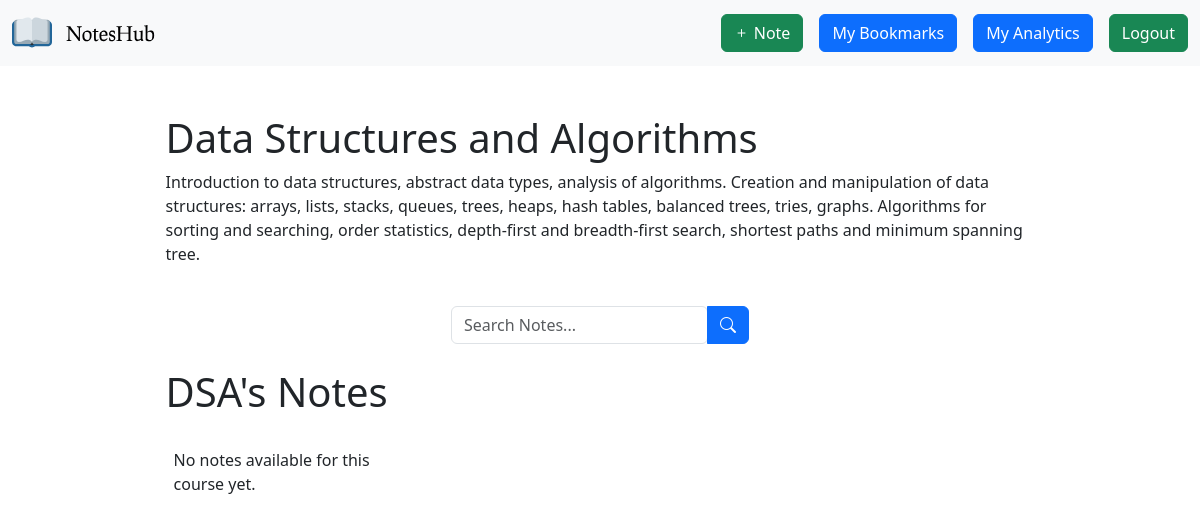
Page /course/CS 213/notes/ (signed in) on the committed database.
### core/models.py (models this page shows, shortened)
class Course(models.Model):
    course_code = models.CharField(
        max_length=10,
        primary_key=True,
        unique=True,
        blank=False,
        verbose_name="Course Code"
    )
    course_name = models.CharField(
        max_length=100,
        blank=False,
        verbose_name="Course Name"
    )
    short_name = models.CharField(
        max_length=16,
        blank=False,
        verbose_name="Short Name"
    )
    description = models.CharField(
        max_length=256,
        blank=False,
        verbose_name="Course Description"
    )

### core/views.py (the view, shortened to what this page needs)
# urls.py: path('course/<str:course_code>/notes/', views.notesView, name='course_notes'),
@login_required(login_url='login')
def notesView(request, course_code):
    course = get_object_or_404(Course, course_code=course_code)
    notes = Notes.objects.filter(course=course)
    return render(request, 'course_notes.html', {'course': course, 'notes': notes})

### core/templates/course_notes.html (shortened to what this page needs)
{% extends "base.html" %}
{% load static %}
{% block start %}
<div class="container mt-5">
    <div class="container d-flex flex-column align-items-center" style="width: 80%; margin-top: 20px;">
        <div class="mb-4 align-self-start">
            <h1>{{ course.course_name }}</h1>
            <p>{{ course.description }}</p>
        </div>
        <div class="row d-flex justify-content-center">
            <div class="input-group mb-4" style="margin:auto">
                <div class="form-outline">
                    <input id="note-search" type="search" class="form-control" placeholder="Search Notes..." onkeyup="searchNotes()"/>
                </div>
                <button type="submit" class="btn btn-primary">
                    <i class="bi bi-search"></i>
                </button>
            </div>
        </div>
        <div class="mb-4 align-self-start">
            <h1>{{ course.short_name }}'s Notes</h1>
        </div>
        <div id="notes-container" class="row row-cols-2 row-cols-sm-4 row-cols-md-4 g-3" style="width: 100%;">
            {% for note in notes %}
            <div class="col mb-4">
                <div class="card d-flex flex-column" style="height: 300px;">
                    <a href="{% url 'note_detail' note.id %}" class="text-decoration-none">
                        <img src="{{ note.thumbnail_url }}" class="card-img-top" alt="Course Thumbnail" style="cursor: pointer; height: 180px; object-fit: cover;">
                    </a>
                    <div class="card-body d-flex flex-column flex-grow-1">
                        <a href="{% url 'note_detail' note.id %}" class="text-decoration-none">
                            <h5 class="card-title" style="cursor: pointer;">{{ note.title }}</h5>
                        </a>
                        <p class="lead small">Added by {{ note.user.username }}</p>
                    </div>
                    <div class="d-flex justify-content-around mt-auto">
                      <img id="like-icon" src="{% static 'images/like.svg' %}" alt="like" width="24px" height="24px" style="cursor: pointer;" onclick="toggle(this, {{ note.id }})">
                  <img id="bookmark-icon" src="{% static 'images/bookmark.svg' %}" alt="like" width="24px" height="24px" style="cursor: pointer;" onclick="toggle(this, {{ note.id }})">
                    </div>
                </div>
            </div>
            {% empty %}
                <p>No notes available for this course yet.</p>
            {% endfor %}
        </div>
    </div>
</div>
{% endblock %}

### rows in the picture
Course: course_name "Data Structures and Algorithms", description "Introduction to data structures, abstract data types, analysis of algorithms. Creation and manipulation of data structures: arrays, lists, stacks, queues, trees, heaps, hash tables, balanced trees, tries, graphs. Algorithms for sorting and searching, order statistics, depth-first and breadth-first search, shortest paths and minimum spanning tree.", short_name "DSA"
